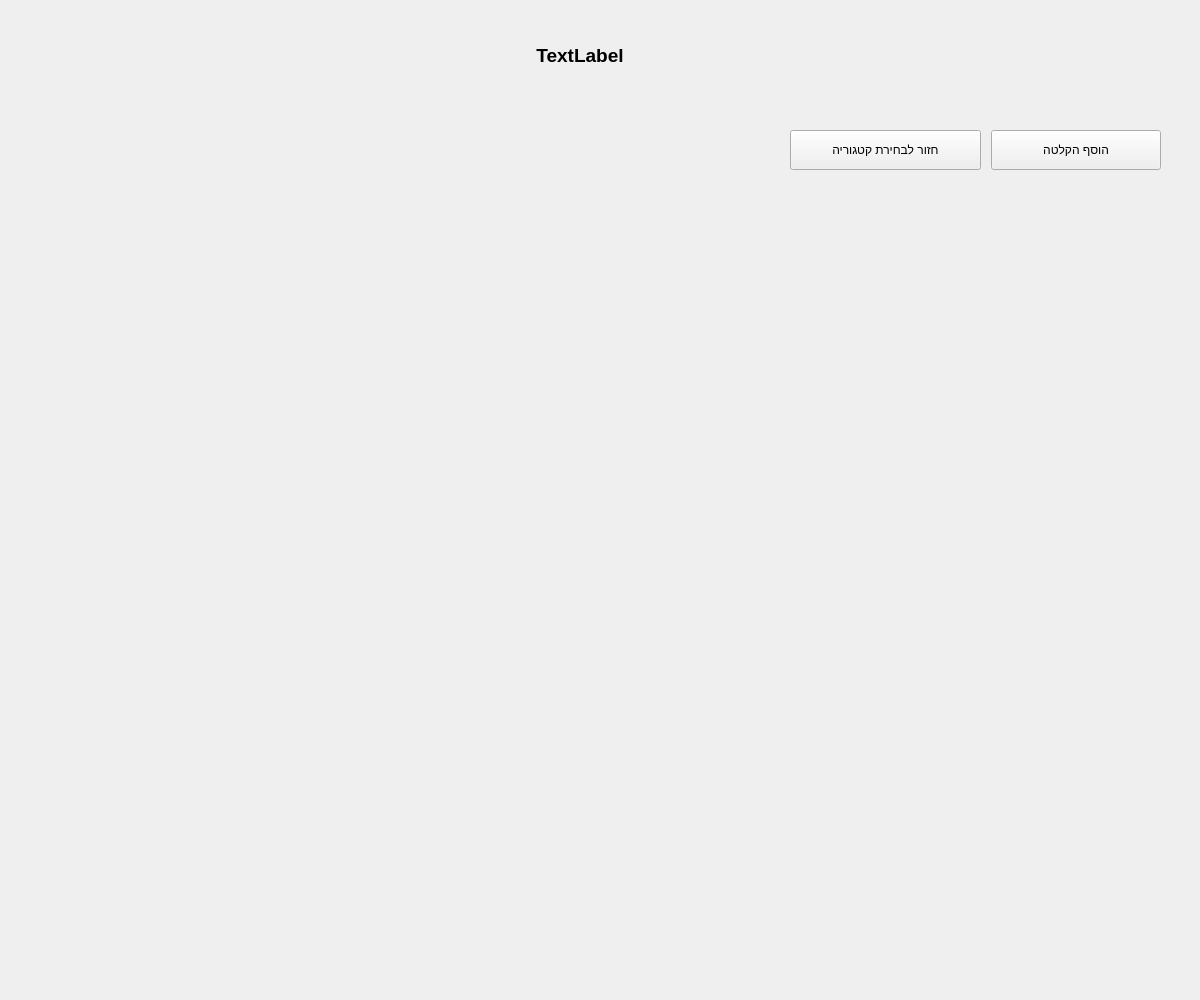
<?xml version="1.0" encoding="UTF-8"?>
<ui version="4.0">
 <class>MainWindow</class>
 <widget class="QMainWindow" name="MainWindow">
  <property name="geometry">
   <rect>
    <x>0</x>
    <y>0</y>
    <width>1200</width>
    <height>1000</height>
   </rect>
  </property>
  <property name="windowTitle">
   <string>CommunicationBoard</string>
  </property>
  <property name="windowIcon">
   <iconset>
    <normaloff>../Resources/icon.png</normaloff>../Resources/icon.png</iconset>
  </property>
  <widget class="QWidget" name="centralwidget">
   <widget class="QLabel" name="label">
    <property name="geometry">
     <rect>
      <x>100</x>
      <y>20</y>
      <width>960</width>
      <height>71</height>
     </rect>
    </property>
    <property name="font">
     <font>
      <pointsize>14</pointsize>
      <weight>75</weight>
      <bold>true</bold>
     </font>
    </property>
    <property name="text">
     <string>TextLabel</string>
    </property>
    <property name="alignment">
     <set>Qt::AlignCenter</set>
    </property>
   </widget>
   <widget class="QPushButton" name="AddAudioButton">
    <property name="geometry">
     <rect>
      <x>991</x>
      <y>130</y>
      <width>170</width>
      <height>40</height>
     </rect>
    </property>
    <property name="text">
     <string>הוסף הקלטה</string>
    </property>
    <property name="icon">
     <iconset>
      <normaloff>../Resources/UI Icons/plus-circle.svg</normaloff>../Resources/UI Icons/plus-circle.svg</iconset>
    </property>
    <property name="iconSize">
     <size>
      <width>20</width>
      <height>20</height>
     </size>
    </property>
   </widget>
   <widget class="QPushButton" name="BackButton">
    <property name="geometry">
     <rect>
      <x>790</x>
      <y>130</y>
      <width>191</width>
      <height>40</height>
     </rect>
    </property>
    <property name="text">
     <string>חזור לבחירת קטגוריה</string>
    </property>
    <property name="icon">
     <iconset>
      <normaloff>../Resources/UI Icons/arrow-left-circle.svg</normaloff>../Resources/UI Icons/arrow-left-circle.svg</iconset>
    </property>
    <property name="iconSize">
     <size>
      <width>20</width>
      <height>20</height>
     </size>
    </property>
   </widget>
  </widget>
 </widget>
 <resources/>
 <connections/>
</ui>
